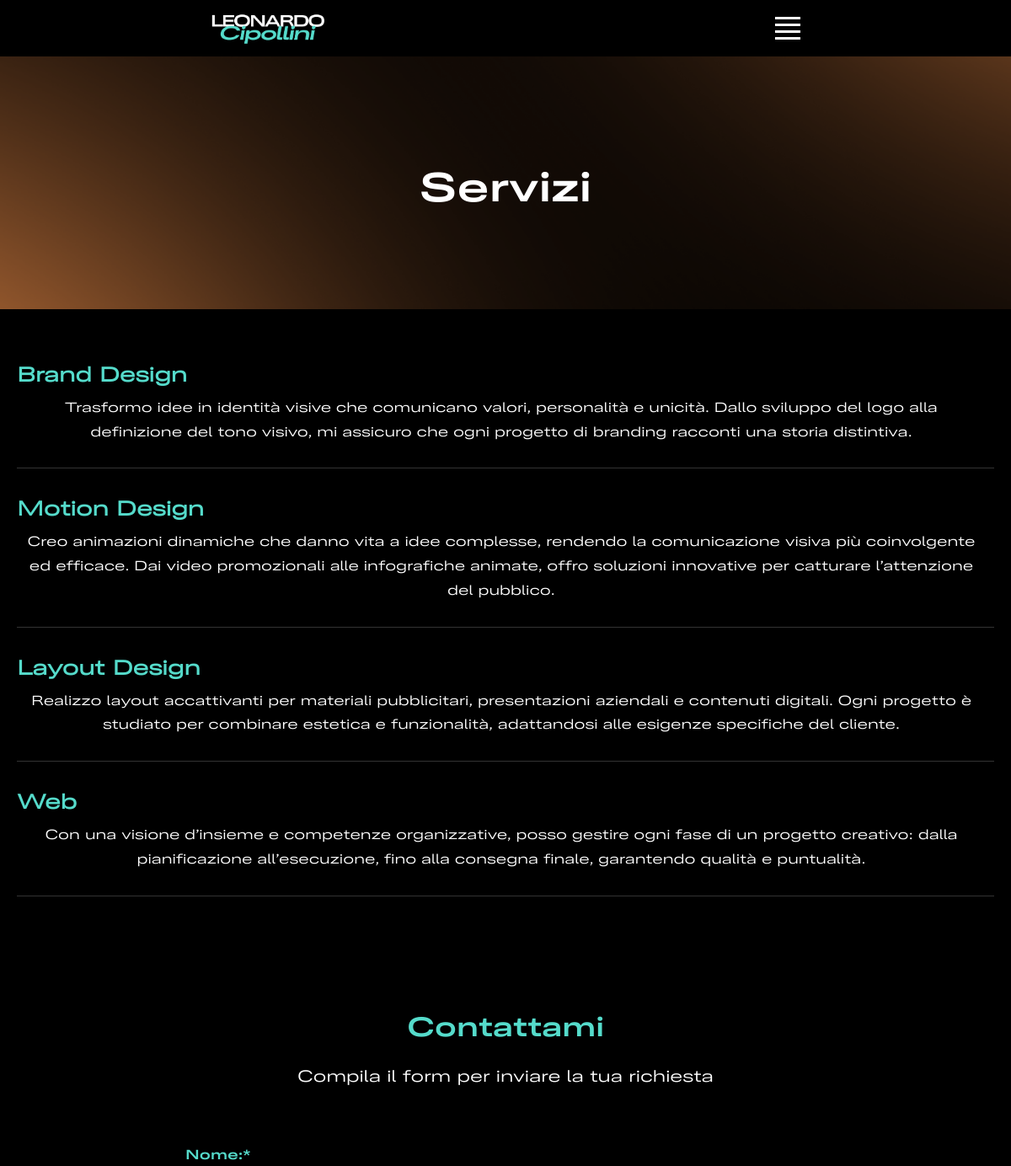
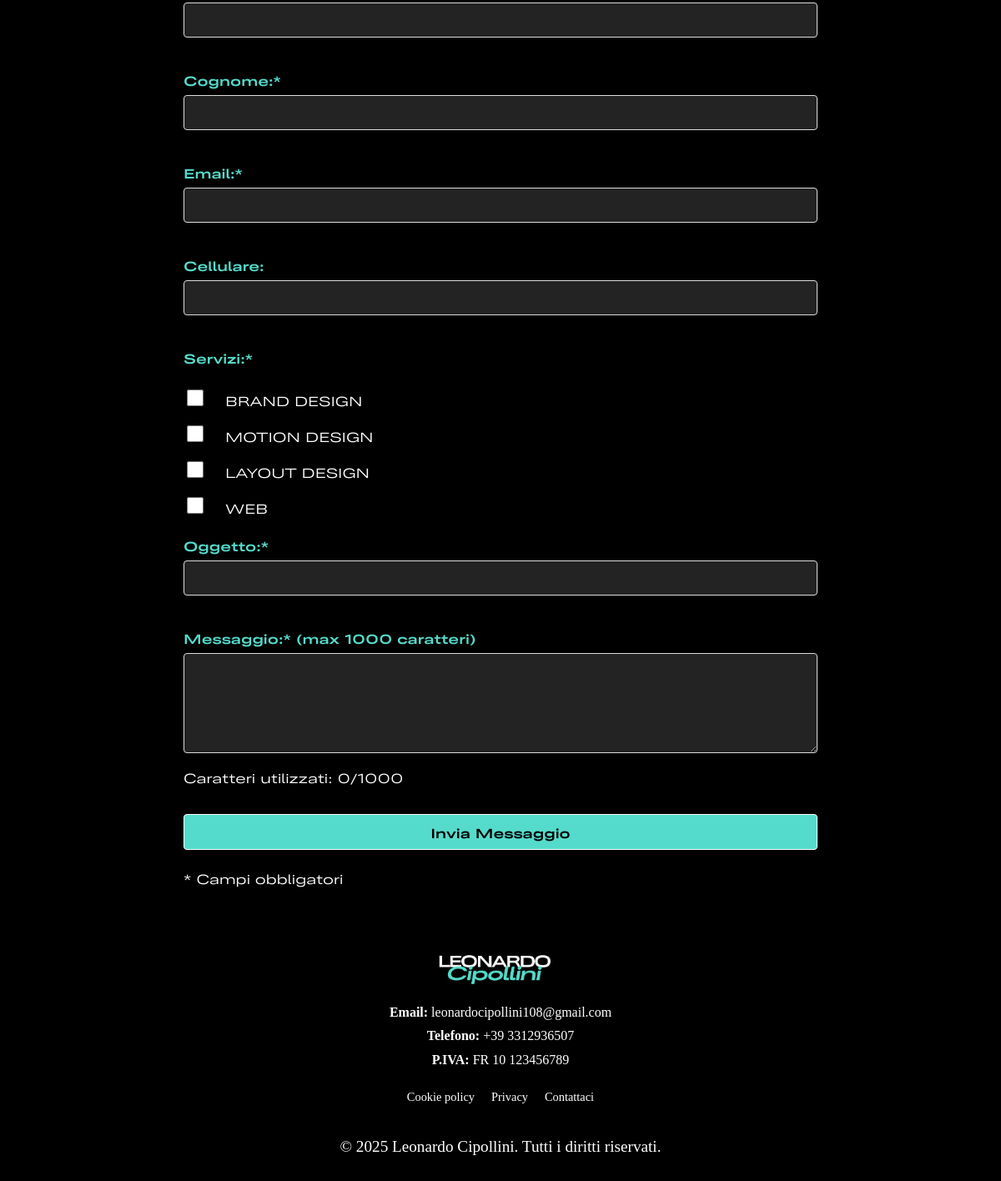
The page /servizi.php on the database its author committed (2 pictures, top to bottom).
### tables this page shows
CREATE TABLE `servizi` (
  `id` int(11) NOT NULL AUTO_INCREMENT,
  `title` varchar(255) NOT NULL,
  `description` text DEFAULT NULL,
  PRIMARY KEY (`id`)
);

### servizi.php (the view, shortened to what this page needs)
<?php
include 'includes/config.php';
include 'includes/header.php';
include 'includes/footer.php';
?>
<!DOCTYPE html>
<html lang="it">
<head>
</head>
<body>
<section class="sfondo">
    <div class="sfondo-content">
        <h2>Servizi</h2>
    </div>
</section>
<?php
require_once 'includes/db.php';
try {
    $stmt = $pdo->query("SELECT title, description FROM servizi");
    $json_data = $stmt->fetchAll(PDO::FETCH_ASSOC);
} catch (PDOException $e) {
    die('<p style="color:red; text-align:center;">Errore nella lettura dei servizi dal database.</p>');
}
?>
<section class="services">
    <div class="container">
        <?php foreach ($json_data as $service): ?>
            <div class="service-item">
              <h3><?= htmlspecialchars($service['title']); ?></h3>
              <p><?= htmlspecialchars($service['description']); ?></p>
            </div>
        <?php endforeach; ?>
    </div>
</section>
<?php include 'includes/contact_form.php'; ?>
</body>
</html>

### rows shown on the page
servizi: title "Brand Design", description "Trasformo idee in identità visive che comunicano valori, personalità e unicità. Dallo sviluppo del logo alla definizione del tono visivo, mi assicuro che ogni progetto di branding racconti una storia distintiva."
servizi: title "Motion Design", description "Creo animazioni dinamiche che danno vita a idee complesse, rendendo la comunicazione visiva più coinvolgente ed efficace. Dai video promozionali alle infografiche animate, offro soluzioni innovative per catturare l’attenzione del pubblico."
servizi: title "Layout Design", description "Realizzo layout accattivanti per materiali pubblicitari, presentazioni aziendali e contenuti digitali. Ogni progetto è studiato per combinare estetica e funzionalità, adattandosi alle esigenze specifiche del cliente."
servizi: title "Web", description "Con una visione d’insieme e competenze organizzative, posso gestire ogni fase di un progetto creativo: dalla pianificazione all’esecuzione, fino alla consegna finale, garantendo qualità e puntualità."

### other values the page prints
$label "Cookie policy"
$label "Privacy"
$label "Contattaci"
$site_name "Leonardo Cipollini"
